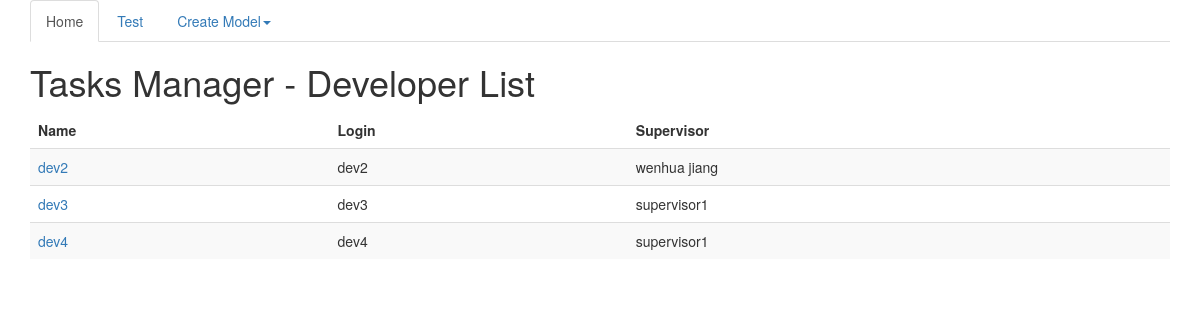
Page /developer_list on the committed database.
### TasksManager/models.py (models this page shows)
class UserProfile(models.Model):
    name = models.CharField(max_length=50, verbose_name="Name")
    login = models.CharField(max_length=25, verbose_name="Login")
    password = models.CharField(max_length=100, verbose_name="Password")
    phone = models.CharField(max_length=20, verbose_name="Phone number"
                             , null=True, default=None, blank=True)
    born_date = models.DateField(verbose_name="Born date", null=True,
                                 default=None, blank=True)
    last_connection = models.DateTimeField(verbose_name="Date of last connection", null=True, default=None, blank=True)
    email = models.EmailField(verbose_name="Email")
    years_seniority = models.IntegerField(verbose_name="Seniority",
                                          default=0)
    date_created = models.DateField(verbose_name="Date of Birthday",
                                    auto_now_add=True)
    def __str__(self):
        return self.name

class Developer(UserProfile):
    supervisor = models.ForeignKey(Supervisor, verbose_name="Supervisor")

class UserProfile(models.Model):
    name = models.CharField(max_length=50, verbose_name="Name")
    login = models.CharField(max_length=25, verbose_name="Login")
    password = models.CharField(max_length=100, verbose_name="Password")
    phone = models.CharField(max_length=20, verbose_name="Phone number"
                             , null=True, default=None, blank=True)
    born_date = models.DateField(verbose_name="Born date", null=True,
                                 default=None, blank=True)
    last_connection = models.DateTimeField(verbose_name="Date of last connection", null=True, default=None, blank=True)
    email = models.EmailField(verbose_name="Email")
    years_seniority = models.IntegerField(verbose_name="Seniority",
                                          default=0)
    date_created = models.DateField(verbose_name="Date of Birthday",
                                    auto_now_add=True)
    def __str__(self):
        return self.name

### templates/developer_list.html (shortened to what this page needs)
{% extends "base.html" %}
{% block h1 %}
    Developer List
{% endblock %}
{% block  article_content%}
    <table class="table table-striped">
            <thead>
                <tr>
                    <td><strong>Name</strong></td>
                    <td><strong>Login</strong></td>
                    <td><strong>Supervisor</strong></td>
                </tr>
            </thead>
            <tbody>
            {% for dev in object_list %}
                <tr>
                    <td><a href="#">{{ dev.name }}</a></td>
                    <td>{{ dev.login }}</td>
                    <td>{{ dev.supervisor }}</td>
                </tr>
            {% endfor %}
            </tbody>
        </table>
{% endblock %}

### rows in the picture
Developer: name "dev2", login "dev2", supervisor "wenhua jiang"
Developer: name "dev3", login "dev3", supervisor "supervisor1"
Developer: name "dev4", login "dev4", supervisor "supervisor1"
